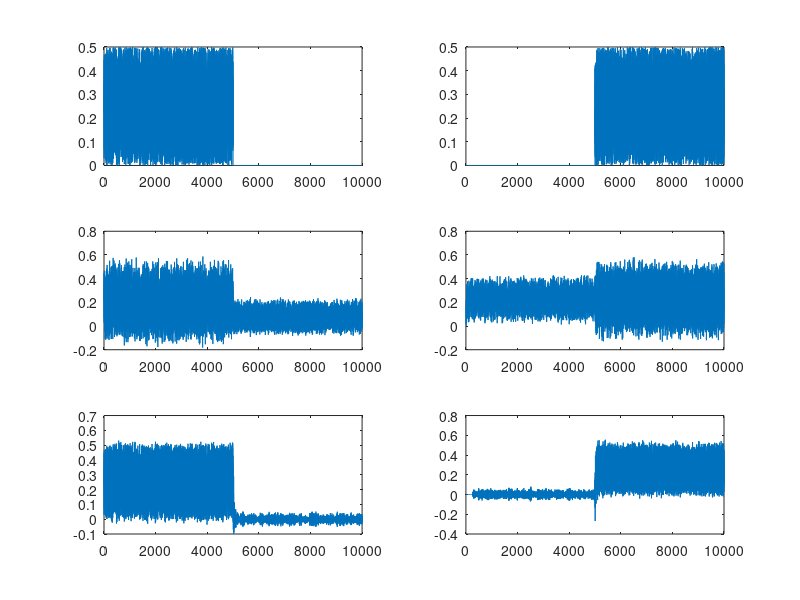
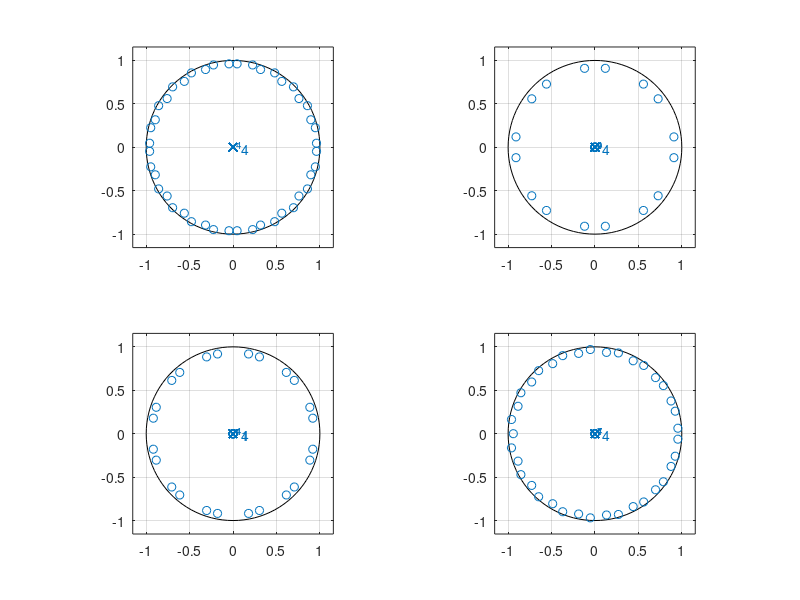
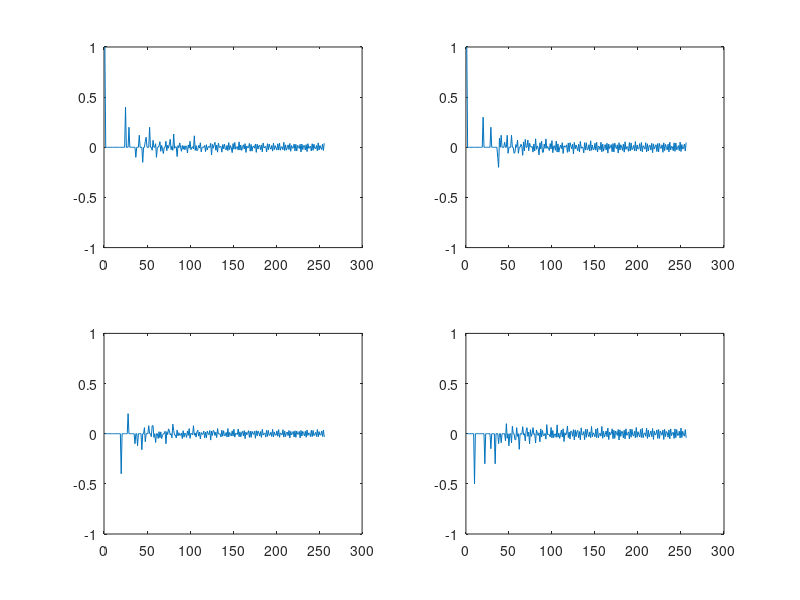

MATLAB code to generate these figures, in order:
clear;

taps=256;
%%%%%%%%%%%%%%mixing matrix%%%%%%%%%%%%%
%example in book:
% ir(1,1)=1; ir(250,1)=-0.4; ir(450,1)=0.2;
% ir(200,3)=0.4; ir(280,3)=-0.2; ir(360,3)=0.1;
% ir(100,4)=0.5; ir(220,4)=0.3; ir(340,4)=0.1;
% ir(1,2)=1; ir(200,2)=-0.3; ir(380,2)=0.2;
ir(1,1)=1; ir(25,1)=-0.4; ir(45,1)=0.2;
ir(20,3)=0.4; ir(28,3)=-0.2; ir(36,3)=0.1;
ir(10,4)=0.5; ir(22,4)=0.3; ir(34,4)=0.1;
ir(1,2)=1; ir(20,2)=-0.3; ir(38,2)=0.2;
%%%%%%%%%%%%%%mixing matrix%%%%%%%%%%%%%

%%%%%%%%%%%%%%demixing matrix%%%%%%%%%%%%%
g=conv(ir(:,1),ir(:,2))-conv(ir(:,3),ir(:,4));
irTheo=zeros(taps,4);
irTheo(:,1)=filter(ir(:,2),g,[1;zeros(taps-1,1)]);
irTheo(:,2)=filter(ir(:,1),g,[1;zeros(taps-1,1)]);
irTheo(:,3)=-1*filter(ir(:,3),g,[1;zeros(taps-1,1)]);
irTheo(:,4)=-1*filter(ir(:,4),g,[1;zeros(taps-1,1)]);
%%%%%%%%%%%%%%demixing matrix%%%%%%%%%%%%%

%%%%%%%%%%%%%%testsignal%%%%%%%%%%%%%
signal(:,1)=0.5*rand (140000,1);
signal(:,2)=0.5*rand (140000,1);
testsignal=zeros(10000,2);
testsignal(1:5000,1)=signal(1:5000,1);
testsignal(5001:10000,2)=signal(5001:10000,2);
%%%%%%%%%%%%%%testsignal%%%%%%%%%%%%%

%%%%%%%%%%%%%%conv with mixing system%%%%%%%%%%%%%
testsignalMix(:,1)=[filter(ir(:,1),1,signal(1:5000,1));filter(ir(:,3),1,signal(5001:10000,2))];
testsignalMix(:,2)=[filter(ir(:,4),1,signal(1:5000,1));filter(ir(:,2),1,signal(5001:10000,2))];
%%%%%%%%%%%%%%conv with mixing system%%%%%%%%%%%%%

%%%%%%%%%%%%%%conv with demixing system%%%%%%%%%%%%%
testsignalDemix(:,1)=filter(irTheo(:,1),1,testsignalMix(:,1)) + filter(irTheo(:,3),1,testsignalMix(:,2));
testsignalDemix(:,2)=filter(irTheo(:,2),1,testsignalMix(:,2)) + filter(irTheo(:,4),1,testsignalMix(:,1));
%%%%%%%%%%%%%%conv with demixing system%%%%%%%%%%%%%

%%%%%%%%%%%%%%zeros-poles%%%%%%%%%%%%%
fprintf('number of poles and roots not inside / outside unit circle of mixing filter:\n');
rootsIr1=roots(ir(:,1));
fprintf('A11: %d/%d\n', length(find(abs(rootsIr1)>=1)),length(find(abs(rootsIr1)>1)));
if(any(abs(rootsIr1)>=1))
	[rootCol rootRow]=find(abs(rootsIr1)>=1);
	for cnt=1:length(rootCol)
		fprintf('Abs: %f Root: %f + %fi\n',abs(rootsIr1(rootCol(cnt))),real(rootsIr1(rootCol(cnt))),imag(rootsIr1(rootCol(cnt))));
	end
end
rootsIr3=abs(roots(ir(:,3)));
fprintf('A12: %d/%d\n', length(find(rootsIr3>=1)),length(find(rootsIr3>1)));
if(any(abs(rootsIr3)>=1))
	[rootCol rootRow]=find(abs(rootsIr3)>=1);
	for cnt=1:length(rootCol)
		fprintf('Abs: %f Root: %f + %fi\n',abs(rootsIr3(rootCol(cnt))),real(rootsIr3(rootCol(cnt))),imag(rootsIr3(rootCol(cnt))));
	end
end
rootsIr4=abs(roots(ir(:,4)));
fprintf('A21: %d/%d\n', length(find(rootsIr4>=1)),length(find(rootsIr4>1)));
if(any(abs(rootsIr4)>=1))
	[rootCol rootRow]=find(abs(rootsIr4)>=1);
	for cnt=1:length(rootCol)
		fprintf('Abs: %f Root: %f + %fi\n',abs(rootsIr4(rootCol(cnt))),real(rootsIr4(rootCol(cnt))),imag(rootsIr4(rootCol(cnt))));
	end
end
rootsIr2=abs(roots(ir(:,2)));
fprintf('A22: %d/%d\n', length(find(rootsIr2>=1)),length(find(rootsIr2>1)));
if(any(abs(rootsIr2)>=1))
	[rootCol rootRow]=find(abs(rootsIr2)>=1);
	for cnt=1:length(rootCol)
		fprintf('Abs: %f Root: %f + %fi\n',abs(rootsIr2(rootCol(cnt))),real(rootsIr2(rootCol(cnt))),imag(rootsIr2(rootCol(cnt))));
	end
end
fprintf('\nnumber of poles and roots not inside / outside unit circle of demixing filter:\n');
fprintf('Zeros:\n');
rootsIrTheo1=roots(ir(:,2));
polesIrTheo1=roots(g);
fprintf('W11: %d/%d\n', length(find(abs(rootsIrTheo1)>=1)),length(find(abs(rootsIrTheo1)>1)));
if(any(abs(rootsIrTheo1)>=1))
	[rootCol rootRow]=find(abs(rootsIrTheo1)>=1);
	for cnt=1:length(rootCol)
		fprintf('Abs: %f Root: %f + %fi\n',abs(rootsIrTheo1(rootCol(cnt))),real(rootsIrTheo1(rootCol(cnt))),imag(rootsIrTheo1(rootCol(cnt))));
	end
end
rootsIrTheo3=abs(roots(ir(:,3)));
fprintf('W12: %d/%d\n', length(find(rootsIrTheo3>=1)),length(find(rootsIrTheo3>1)));
if(any(abs(rootsIrTheo3)>=1))
	[rootCol rootRow]=find(abs(rootsIrTheo3)>=1);
	for cnt=1:length(rootCol)
		fprintf('Abs: %f Root: %f + %fi\n',abs(rootsIrTheo3(rootCol(cnt))),real(rootsIrTheo3(rootCol(cnt))),imag(rootsIrTheo3(rootCol(cnt))));
	end
end
rootsIrTheo4=abs(roots(ir(:,4)));
fprintf('W21: %d/%d\n', length(find(rootsIrTheo4>=1)),length(find(rootsIrTheo4>1)));
if(any(abs(rootsIrTheo4)>=1))
	[rootCol rootRow]=find(abs(rootsIrTheo4)>=1);
	for cnt=1:length(rootCol)
		fprintf('Abs: %f Root: %f + %fi\n',abs(rootsIrTheo4(rootCol(cnt))),real(rootsIrTheo4(rootCol(cnt))),imag(rootsIrTheo4(rootCol(cnt))));
	end
end
rootsIrTheo2=abs(roots(ir(:,1)));
fprintf('W22: %d/%d\n', length(find(rootsIrTheo2>=1)),length(find(rootsIrTheo2>1)));
if(any(abs(rootsIrTheo4)>=1))
	[rootCol rootRow]=find(abs(rootsIrTheo4)>=1);
	for cnt=1:length(rootCol)
		fprintf('Abs: %f Root: %f + %fi\n',abs(rootsIrTheo4(rootCol(cnt))),real(rootsIrTheo4(rootCol(cnt))),imag(rootsIrTheo4(rootCol(cnt))));
	end
end

fprintf('Poles: %d/%d\n', length(find(abs(polesIrTheo1)>=1)),length(find(abs(polesIrTheo1)>1)));
if(any(abs(polesIrTheo1)>=1))
	[rootCol rootRow]=find(abs(polesIrTheo1)>=1);
	for cnt=1:length(rootCol)
		fprintf('Abs: %f Root: %f + %fi\n',abs(polesIrTheo1(rootCol(cnt))),real(polesIrTheo1(rootCol(cnt))),imag(polesIrTheo1(rootCol(cnt))));
	end
end
%%%%%%%%%%%%%%zeros-poles%%%%%%%%%%%%%

%%%%%%%%%%%%%%plot%%%%%%%%%%%%%
figure(1);
subplot(3,2,1);
plot(testsignal(:,1));

subplot(3,2,2);
plot(testsignal(:,2));

subplot(3,2,3);
plot(testsignalMix(:,1));

subplot(3,2,4);
plot(testsignalMix(:,2));

subplot(3,2,5);
plot(testsignalDemix(:,1));

subplot(3,2,6);
plot(testsignalDemix(:,2));

figure(2);
subplot(2,2,1);
zplane(ir(:,1)');

subplot(2,2,2);
zplane(ir(:,3)');

subplot(2,2,3);
zplane(ir(:,4)');

subplot(2,2,4);
zplane(ir(:,2)');

figure(3);
subplot(2,2,1);
zplane(irTheo(:,1)');

subplot(2,2,2);
zplane(irTheo(:,3)');

subplot(2,2,3);
zplane(irTheo(:,4)');

subplot(2,2,4);
zplane(irTheo(:,2)');

figure(3);
subplot(2,2,1);
plot(irTheo(:,1));
set(gca,'ylim',[-1,1]);
subplot(2,2,2);
plot(irTheo(:,2));
set(gca,'ylim',[-1,1]);
subplot(2,2,3);
plot(irTheo(:,3));
set(gca,'ylim',[-1,1]);
subplot(2,2,4);
plot(irTheo(:,4));
set(gca,'ylim',[-1,1]);
%%%%%%%%%%%%%%plot%%%%%%%%%%%%%
